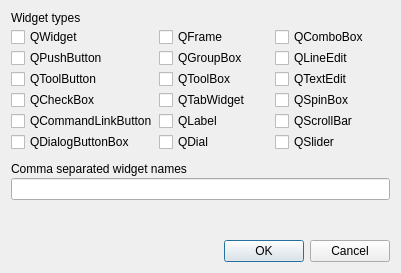
<?xml version="1.0" encoding="UTF-8"?>
<ui version="4.0">
 <class>AddWidgetSetDialog</class>
 <widget class="QDialog" name="AddWidgetSetDialog">
  <property name="geometry">
   <rect>
    <x>0</x>
    <y>0</y>
    <width>401</width>
    <height>273</height>
   </rect>
  </property>
  <property name="windowTitle">
   <string>Add widget set</string>
  </property>
  <layout class="QVBoxLayout" name="verticalLayout">
   <property name="spacing">
    <number>2</number>
   </property>
   <item>
    <widget class="QLabel" name="label_2">
     <property name="text">
      <string>Widget types</string>
     </property>
    </widget>
   </item>
   <item>
    <layout class="QGridLayout" name="gridLayout">
     <property name="topMargin">
      <number>0</number>
     </property>
     <property name="spacing">
      <number>1</number>
     </property>
     <item row="3" column="0">
      <widget class="QCheckBox" name="cbQToolButton">
       <property name="text">
        <string>QToolButton</string>
       </property>
      </widget>
     </item>
     <item row="6" column="0">
      <widget class="QCheckBox" name="cbQDialogButtonBox">
       <property name="text">
        <string>QDialogButtonBox</string>
       </property>
      </widget>
     </item>
     <item row="3" column="1">
      <widget class="QCheckBox" name="cbQToolBox">
       <property name="text">
        <string>QToolBox</string>
       </property>
      </widget>
     </item>
     <item row="2" column="0">
      <widget class="QCheckBox" name="cbQPushButton">
       <property name="text">
        <string>QPushButton</string>
       </property>
      </widget>
     </item>
     <item row="1" column="0">
      <widget class="QCheckBox" name="cbQWidget">
       <property name="text">
        <string>QWidget</string>
       </property>
      </widget>
     </item>
     <item row="5" column="0">
      <widget class="QCheckBox" name="cbQCommandLinkButton">
       <property name="text">
        <string>QCommandLinkButton</string>
       </property>
      </widget>
     </item>
     <item row="1" column="1">
      <widget class="QCheckBox" name="cbQFrame">
       <property name="text">
        <string>QFrame</string>
       </property>
      </widget>
     </item>
     <item row="4" column="0">
      <widget class="QCheckBox" name="cbQCheckBox">
       <property name="text">
        <string>QCheckBox</string>
       </property>
      </widget>
     </item>
     <item row="2" column="1">
      <widget class="QCheckBox" name="cbQGroupBox">
       <property name="text">
        <string>QGroupBox</string>
       </property>
      </widget>
     </item>
     <item row="4" column="1">
      <widget class="QCheckBox" name="cbQTabWidget">
       <property name="text">
        <string>QTabWidget</string>
       </property>
      </widget>
     </item>
     <item row="1" column="2">
      <widget class="QCheckBox" name="cbQComboBox">
       <property name="text">
        <string>QComboBox</string>
       </property>
      </widget>
     </item>
     <item row="2" column="2">
      <widget class="QCheckBox" name="cbQLineEdit">
       <property name="text">
        <string>QLineEdit</string>
       </property>
      </widget>
     </item>
     <item row="3" column="2">
      <widget class="QCheckBox" name="cbQTextEdit">
       <property name="text">
        <string>QTextEdit</string>
       </property>
      </widget>
     </item>
     <item row="4" column="2">
      <widget class="QCheckBox" name="cbQSpinBox">
       <property name="text">
        <string>QSpinBox</string>
       </property>
      </widget>
     </item>
     <item row="5" column="1">
      <widget class="QCheckBox" name="cbQLabel">
       <property name="text">
        <string>QLabel</string>
       </property>
      </widget>
     </item>
     <item row="5" column="2">
      <widget class="QCheckBox" name="cbQScrollBar">
       <property name="text">
        <string>QScrollBar</string>
       </property>
      </widget>
     </item>
     <item row="6" column="2">
      <widget class="QCheckBox" name="cbQSlider">
       <property name="text">
        <string>QSlider</string>
       </property>
      </widget>
     </item>
     <item row="6" column="1">
      <widget class="QCheckBox" name="cbQDial">
       <property name="text">
        <string>QDial</string>
       </property>
      </widget>
     </item>
    </layout>
   </item>
   <item>
    <spacer name="verticalSpacer_2">
     <property name="orientation">
      <enum>Qt::Vertical</enum>
     </property>
     <property name="sizeType">
      <enum>QSizePolicy::Fixed</enum>
     </property>
     <property name="sizeHint" stdset="0">
      <size>
       <width>20</width>
       <height>8</height>
      </size>
     </property>
    </spacer>
   </item>
   <item>
    <widget class="QLabel" name="label">
     <property name="text">
      <string>Comma separated widget names</string>
     </property>
    </widget>
   </item>
   <item>
    <widget class="QLineEdit" name="edtNames"/>
   </item>
   <item>
    <spacer name="verticalSpacer">
     <property name="orientation">
      <enum>Qt::Vertical</enum>
     </property>
     <property name="sizeHint" stdset="0">
      <size>
       <width>20</width>
       <height>40</height>
      </size>
     </property>
    </spacer>
   </item>
   <item>
    <widget class="QDialogButtonBox" name="buttonBox">
     <property name="orientation">
      <enum>Qt::Horizontal</enum>
     </property>
     <property name="standardButtons">
      <set>QDialogButtonBox::Cancel|QDialogButtonBox::Ok</set>
     </property>
    </widget>
   </item>
  </layout>
 </widget>
 <resources/>
 <connections>
  <connection>
   <sender>buttonBox</sender>
   <signal>accepted()</signal>
   <receiver>AddWidgetSetDialog</receiver>
   <slot>accept()</slot>
   <hints>
    <hint type="sourcelabel">
     <x>248</x>
     <y>254</y>
    </hint>
    <hint type="destinationlabel">
     <x>157</x>
     <y>274</y>
    </hint>
   </hints>
  </connection>
  <connection>
   <sender>buttonBox</sender>
   <signal>rejected()</signal>
   <receiver>AddWidgetSetDialog</receiver>
   <slot>reject()</slot>
   <hints>
    <hint type="sourcelabel">
     <x>316</x>
     <y>260</y>
    </hint>
    <hint type="destinationlabel">
     <x>286</x>
     <y>274</y>
    </hint>
   </hints>
  </connection>
 </connections>
</ui>
